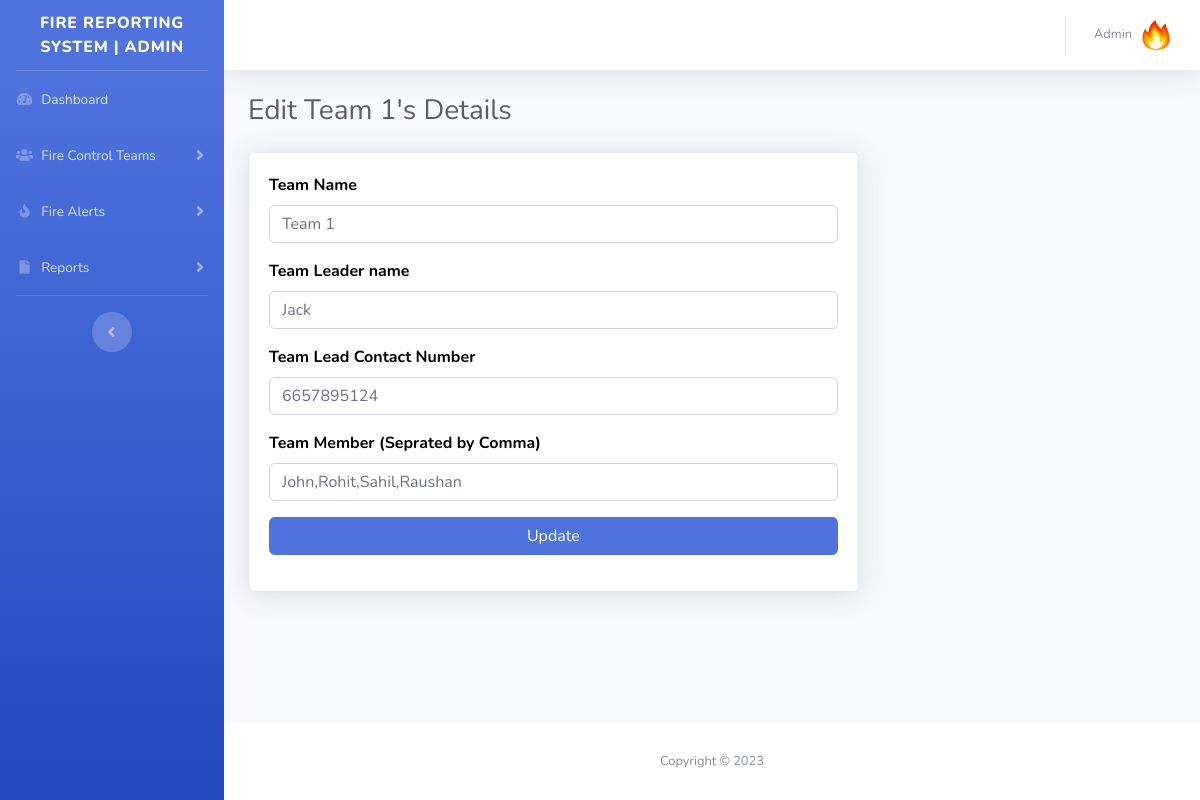
Page /Fire_reporting/admin/edit-team.php?teamid=1&&tname=Team 1 (signed in) on the committed database.
### tables this page shows
CREATE TABLE `tblteams` (
  `id` int(11) NOT NULL,
  `teamName` varchar(225) DEFAULT NULL,
  `teamLeaderName` varchar(225) DEFAULT NULL,
  `teamLeadMobno` bigint(12) DEFAULT NULL,
  `teamMembers` mediumtext DEFAULT NULL,
  `postingDate` timestamp NOT NULL DEFAULT current_timestamp()
);

### Fire_reporting/admin/edit-team.php (the view, shortened to what this page needs)
<?php session_start();
include_once('includes/config.php');
if (strlen($_SESSION['aid']==0)) {
  header('location:logout.php');
  } else{
?>
<!DOCTYPE html>
<html lang="en">
<head>
    <link href="vendor/fontawesome-free/css/all.min.css" rel="stylesheet" type="text/css">
    <link href="css/sb-admin-2.min.css" rel="stylesheet">
</head>
<body id="page-top">
    <div id="wrapper">
<?php include_once('includes/sidebar.php');?>
        <div id="content-wrapper" class="d-flex flex-column">
            <div id="content">
          <?php include_once('includes/topbar.php');?>
                <div class="container-fluid">
                    <h1 class="h3 mb-4 text-gray-800">Edit <?php echo $_GET['tname'];?>'s Details</h1>
     <form method="post"  name="adminprofile" >
<?php $teamid=$_GET['teamid'];
$query=mysqli_query($con,"select * from tblteams where id='$teamid'");
while($row=mysqli_fetch_array($query)){
?>
  <div class="row">
                        <div class="col-lg-8">
                            <div class="card shadow mb-4">
                                <div class="card-body">
     <div class="form-group">
                            <label>Team Name</label>
           <input type="text" class="form-control" name="teamname" value="<?php echo $row['teamName'];?>" required='true'>
                                        </div>
                        <div class="form-group">
                            <label>Team Leader name</label>
                       <input type="text" class="form-control" name="teamleadname" value="<?php echo $row['teamLeaderName'];?>" required='true'>
                                        </div>
<div class="form-group">
<label>Team Lead Contact Number</label>
<input type="text" class="form-control" name="mobilenumber" value="<?php echo $row['teamLeadMobno'];?>" required='true' maxlength='10'>
</div>
<div class="form-group">
<label>Team Member (Seprated by Comma)</label>
<input type="text" class="form-control" name="teammember" value="<?php echo $row['teamMembers'];?>" required='true'>
</div>
<?php } ?>
        <div class="form-group">
                                 <input type="submit" class="btn btn-primary btn-user btn-block" name="update" id="update" value="Update">
                             </div>
                                </div>
                            </div>
                        </div>
                    </div>
</form>
                </div>
            </div>
           <?php include_once('includes/footer.php');?>
        </div>
    </div>
</body>
</html>
<?php } ?>

### Fire_reporting/admin/includes/topbar.php (shortened to what this page needs)
      <nav class="navbar navbar-expand navbar-light bg-white topbar mb-4 static-top shadow">
            <?php if($_SESSION['aid']):?>
                    <ul class="navbar-nav ml-auto">
                        <li class="nav-item dropdown no-arrow">
                            <a class="nav-link dropdown-toggle" href="#" id="userDropdown" role="button"
                                data-toggle="dropdown" aria-haspopup="true" aria-expanded="false">
                <?php
$adid=$_SESSION['aid'];
$ret1=mysqli_query($con,"select AdminName from tbladmin where ID='$adid'");
while($row1=mysqli_fetch_array($ret1)){
?>
                                <span class="mr-2 d-none d-lg-inline text-gray-600 small"><?php  echo $row1['AdminName'];?></span>
                           <?php } ?>
                                <img class="img-profile rounded-circle"
                                    src="img\logo.png">
                            </a>
                        </li>
                    </ul>
                <?php endif;?>
                </nav>

### Fire_reporting/admin/edit-team.php (style rules this page uses)
label { font-size:16px; font-weight:bold; color:#000; }

### rows in the picture
tblteams: teamname "Team 1", teamleadname "Jack", mobilenumber "6657895124", teammember "John,Rohit,Sahil,Raushan"

### other values in the picture
$row1['AdminName'] "Admin"
$_GET['tname'] "Team 1"
